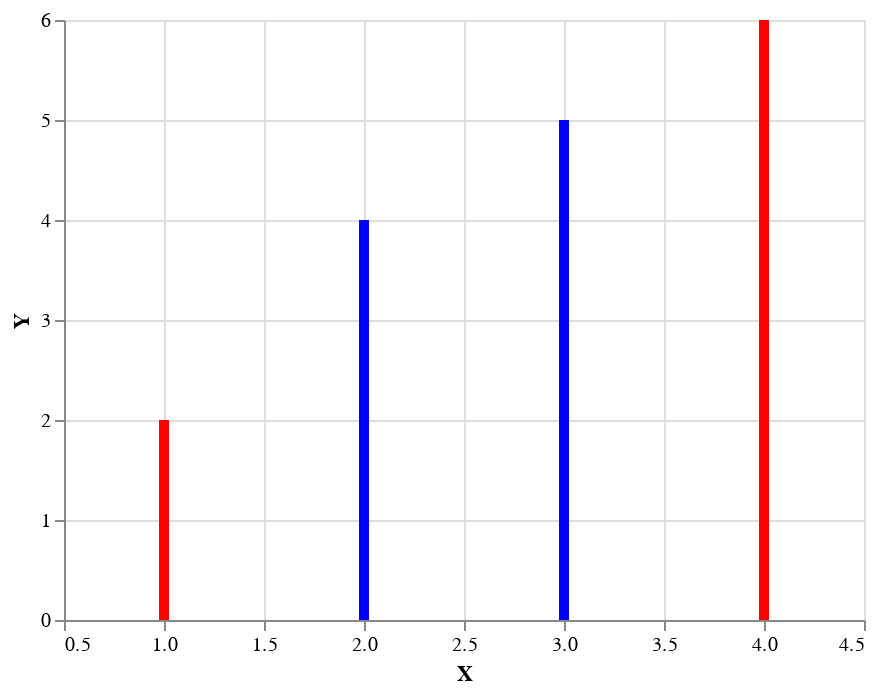

The notebook cell this image was saved under:
### Markdown cell above
# The Basic Components of an Altair Chart

# Conditions

### Code cell
import pandas as pd
import altair as alt

df = pd.DataFrame({
'X' : [1,2,3,4],
'Y' : [2,4,5,6],
'Z' : [3,4,5,6],
'H' : [5,6,8,9],
'M' : [3,4,5,3],
'Country' : ['USA', 'EU', 'EU', 'USA']
})

chart = alt.Chart(df).mark_bar().encode(
    x='X',
    y='Y',
    color=alt.condition(
        alt.datum.Country == 'USA',
        alt.value('red'),  # color to use when condition is true
        alt.value('blue')  # color to use when condition is false
    )
)

chart

### Figure 1 — Vega-Lite specification as saved in the notebook (floating-point values rounded to 4 significant figures)
{"config": {"view": {"continuousWidth": 400, "continuousHeight": 300}}, "data": {"name": "data-f6be64e55b67dfa3f8d06ba53b7821fc"}, "mark": "bar", "encoding": {"color": {"condition": {"value": "red", "test": "(datum.Country === 'USA')"}, "value": "blue"}, "x": {"field": "X", "type": "quantitative"}, "y": {"field": "Y", "type": "quantitative"}}, "$schema": "https://vega.github.io/schema/vega-lite/v4.17.0.json", "datasets": {"data-f6be64e55b67dfa3f8d06ba53b7821fc": [{"X": 1, "Y": 2, "Z": 3, "H": 5, "M": 3, "Country": "USA"}, {"X": 2, "Y": 4, "Z": 4, "H": 6, "M": 4, "Country": "EU"}, {"X": 3, "Y": 5, "Z": 5, "H": 8, "M": 5, "Country": "EU"}, {"X": 4, "Y": 6, "Z": 6, "H": 9, "M": 3, "Country": "USA"}]}}
